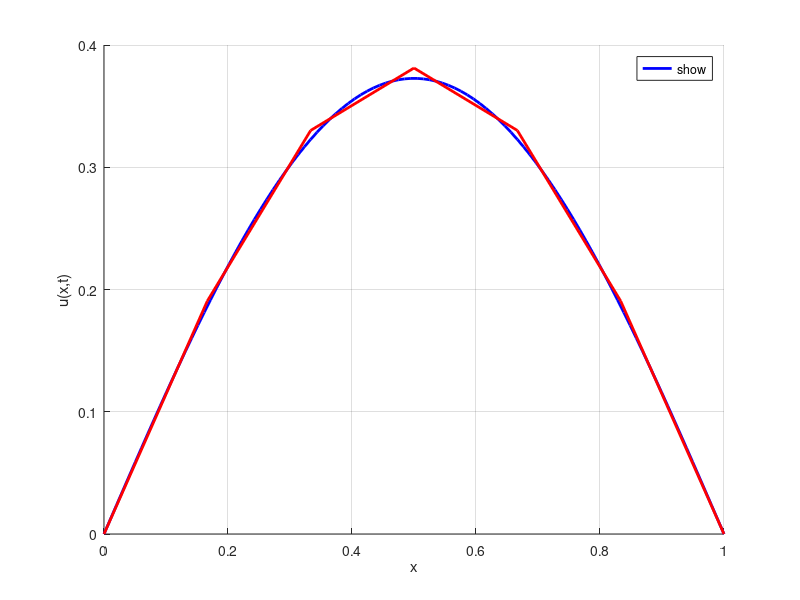

Reproduce this figure in MATLAB.

clc 
clear all
close all

% --- Parameters ---
L = 1;            % Length of the rod (spatial domain)
alpha = 1;        % Diffusivity constant
N = 100;          % Number of Fourier terms for analytical solution
t = 0.1;          % Time at which to evaluate solution
n_x = 5;         % Number of spatial points for numerical solution
n_t = 4000;       % Number of time steps for numerical solution
a = 0;            % Start of spatial domain for numerical solution
b = 1;            % End of spatial domain for numerical solution
dx = (b - a) / (n_x + 1); % Spatial step size for numerical solution
dt = t / n_t;     % Time step size for numerical solution (adjusted for final time)
x_analytical = linspace(0, L, N);  % Spatial grid for Fourier series solution
x_numerical = linspace(a, b, n_x + 2)'; % Spatial grid for numerical solution
r = alpha * dt / dx^2;  % Stability parameter for explicit method
k =5;
% --- Initial Condition Function ---
f = @(x) sin(pi*x);  % Example initial condition for both methods

% --- Compute Fourier Coefficients b_n (Analytical Solution) ---
b_n = zeros(1, N);
for n = 1:N
    integrand = @(x) f(x) .* sin(n * pi * x / L);
    b_n(n) = (2 / L) * integral(integrand, 0, L);
end

% --- Compute the Fourier Series Solution (Analytical Solution) ---
u_xt = zeros(size(x_analytical));
for n = 1:N
    u_xt = u_xt + b_n(n) * exp(-((alpha * n * pi / L)^2) * t) .* sin(n * pi * x_analytical / L);
end

% --- Check Stability for Numerical Solution ---
if r > 0.5
    error('The explicit method is unstable, reduce dt or increase n_x.');
end

% --- Numerical Solution (Explicit Finite Difference Method) ---
U_N = zeros(n_x + 2, n_t);  % Solution matrix for numerical solution
U_N(:,1) = f(x_numerical);  % Initial condition for numerical solution
 
U_N(1, :) = 0;              % Boundary condition at x = 0
U_N(end, :) = 0; 
for j = 1:n_t - 1
    for i = 2:n_x+1
        U_N(i,j+1) = r * U_N(i-1,j) + (1 - 2*r) * U_N(i,j) + r * U_N(i+1,j);
    end
end
% Extract numerical solution at t = 0.1
t_step = round(t / dt);  % Find the time step closest to t = 0.1
u_numerical = U_N(:, t_step);

%% --- Interpolation for Error Calculation ---
% Interpolate numerical solution to match analytical grid
u_numerical_interpolated = interp1(x_numerical, u_numerical, x_analytical, 'linear');

% Calculate absolute error
absolute_error = abs(u_numerical_interpolated - u_xt);

% Display the error
fprintf('Absolute Error at t = %.2f:\n', t);
disp(absolute_error);
% --- Plot Both Analytical and Numerical Solutions in One Figure ---
figure;
hold on;

% Plot Analytical Solution (Fourier Series) at t = 0.1
plot(x_analytical, u_xt, 'LineWidth', 2, 'DisplayName', 'Analytical Solution', 'Color', 'b');

% Find the numerical solution closest to t = 0.1
t_step = round(t / dt);  % Find the closest time step to t = 0.1
plot(x_numerical, U_N(:, t_step), 'LineWidth', 2, 'DisplayName', 'Numerical Solution ', 'Color', 'r');

hold off;

% Customize the plot
%title('Analytical vs. Numerical Solution');
xlabel('x');
ylabel('u(x,t)');
legend('show', 'Location', 'best');  % Position the legend at the best location
grid on;
